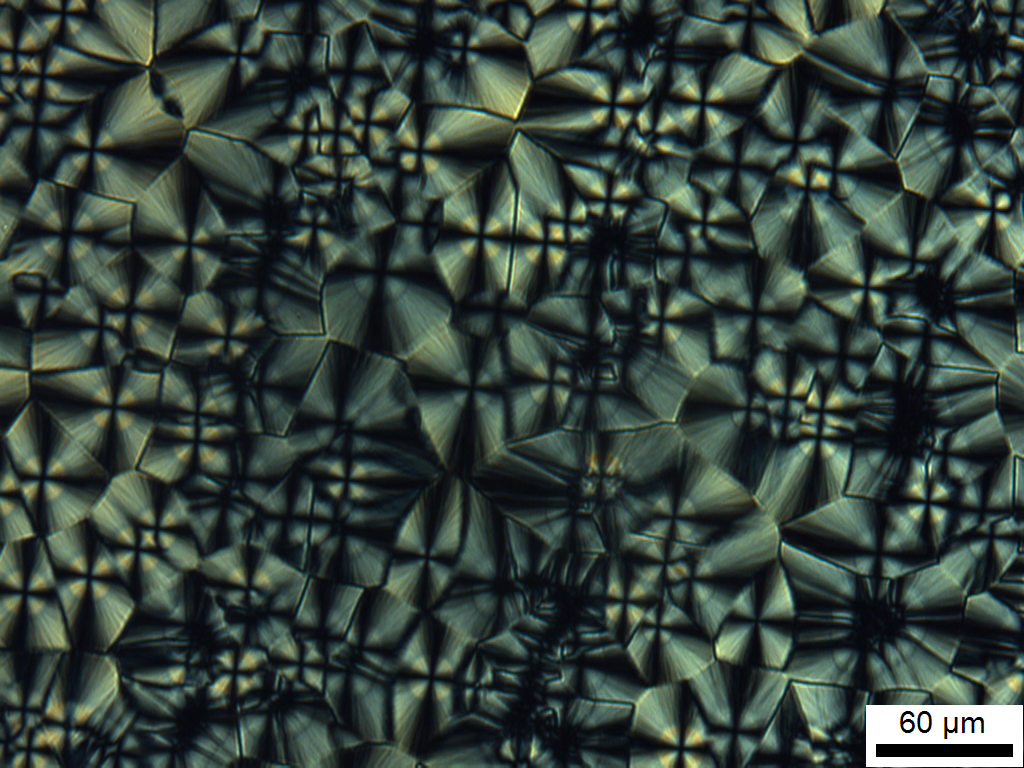
#> input picture tests/data/image_with_real_scale_bar.tif, 1024 x 768 px; its folder holds only this picture in this run
$ python -i preprocessing_old.py   (imports and definitions only)   (older library calls are emulated)
#> lines starting #> are read from the running program, lines starting #| are printed output that depends on the picture; after the words box and inside, x2 and y2 are one past the last pixel; in counts of white or black regions, pixels touching at a corner belong together
#> further down, picture is the input picture: shape (768, 1024, 3); mean B, G, R 59.8, 66.9, 53.6
"""
preprocessing_old.py

Legacy preprocessing module for preparing polarized optical microscopy (POM) images
for segmentation of semicrystalline polymer structures such as spherulites and
nucleation centers (e.g., Maltese crosses).

This module provides flexible image preprocessing and watershed marker generation
with extensive options for thresholding, contrast enhancement, edge detection, and
grain boundary identification.

Main Functionalities:
---------------------
1. preprocess_image:
   - Converts an input BGR image to grayscale
   - Optionally enhances local contrast using CLAHE
   - Applies Gaussian blur to reduce noise
   - Supports adaptive and global thresholding methods
   - Optionally integrates:
     - Canny edge detection
     - Gradient-based thresholding using the Laplacian
     - Morphological gradient for grain boundary detection

2. compute_markers:
   - Prepares marker seeds for watershed segmentation
   - Performs morphological filtering and distance transforms
   - Identifies sure foreground and background regions
   - Excludes regions below a minimum area threshold
   - Labels connected components for watershed input

Intended Use:
-------------
Primarily used for legacy experiments or comparison studies where
earlier versions of segmentation pipelines are required for benchmarking
against improved modules like `mask_generator.py`.

Typical Workflow:
-----------------
```python
from preprocessing import preprocessing_old

# Step 1: Preprocess POM image with optional features
binary_mask = preprocessing_old.preprocess_image(
    image=raw_image,
    enhance_contrast=True,
    use_edge_detection=True,
    detect_grain_boundaries=True
)

# Step 2: Generate markers for watershed segmentation
markers = preprocessing_old.compute_markers(binary_mask)
```

Dependencies:
-------------
- OpenCV (cv2)
- NumPy (np)

Returns:
--------
- Preprocessed binary masks (np.ndarray)
- Marker labels for watershed segmentation (np.ndarray)

#Author: Priyangika Pitawala
#Date: April 2025
"""

import cv2
import numpy as np


def preprocess_image(
    image: np.ndarray,
    blur_kernel=(5, 5),
    threshold_method=cv2.THRESH_BINARY,
    threshold_value=127,
    adaptive=False,
    block_size=11,
    C=2,
    use_edge_detection=False,
    edge_low_threshold=50,
    edge_high_threshold=150,
    use_gradient_thresholding=False,
    enhance_contrast=False,
    detect_grain_boundaries=False,
):
#> called with blur_kernel = (5, 5), threshold_method = 0, threshold_value = 127, adaptive = False, block_size = 11, C = 2, use_edge_detection = False, edge_low_threshold = 50
    gray_image = cv2.cvtColor(image, cv2.COLOR_BGR2GRAY)
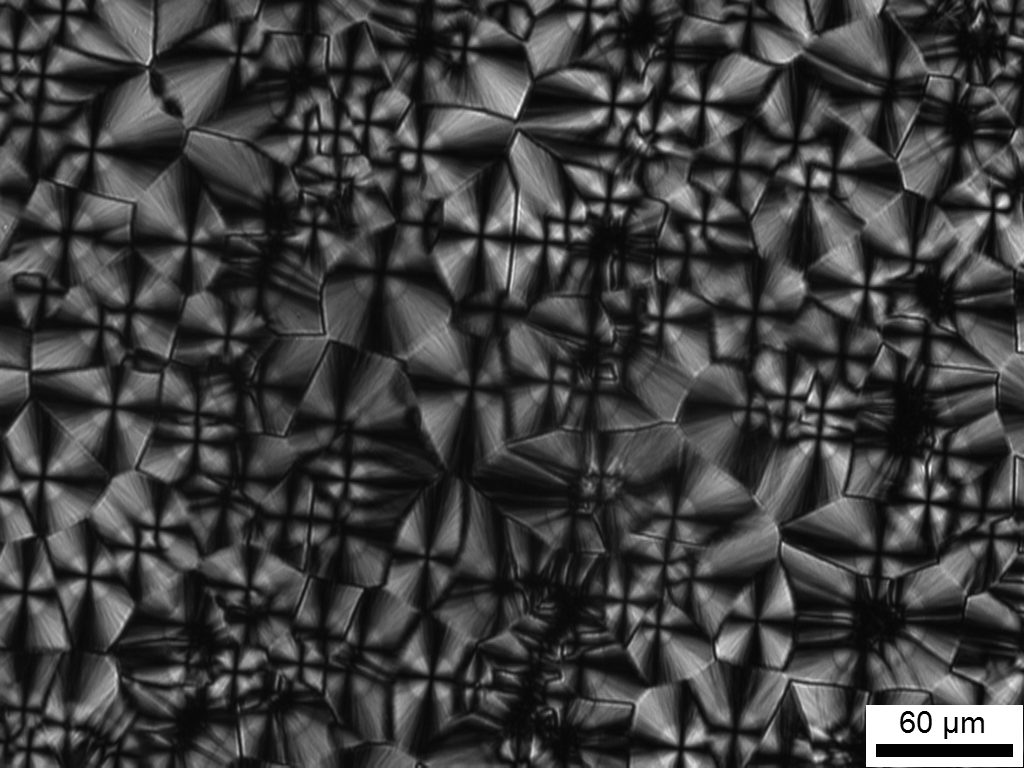
#> gray_image: shape (768, 1024); min 0, max 255, mean 62.1

    # Apply CLAHE for local contrast enhancement
    if enhance_contrast:
        clahe = cv2.createCLAHE(clipLimit=1.5, tileGridSize=(8, 8))
        gray_image = clahe.apply(gray_image)

    # Apply Gaussian Blur
    image_blur = cv2.GaussianBlur(gray_image, blur_kernel, 0)

    # Apply thresholding
    if adaptive:
        processed = cv2.adaptiveThreshold(
            image_blur,
            255,
            cv2.ADAPTIVE_THRESH_GAUSSIAN_C,
            threshold_method,
            block_size,
            C,
        )
    else:
        _, processed = cv2.threshold(image_blur, threshold_value, 255, threshold_method)
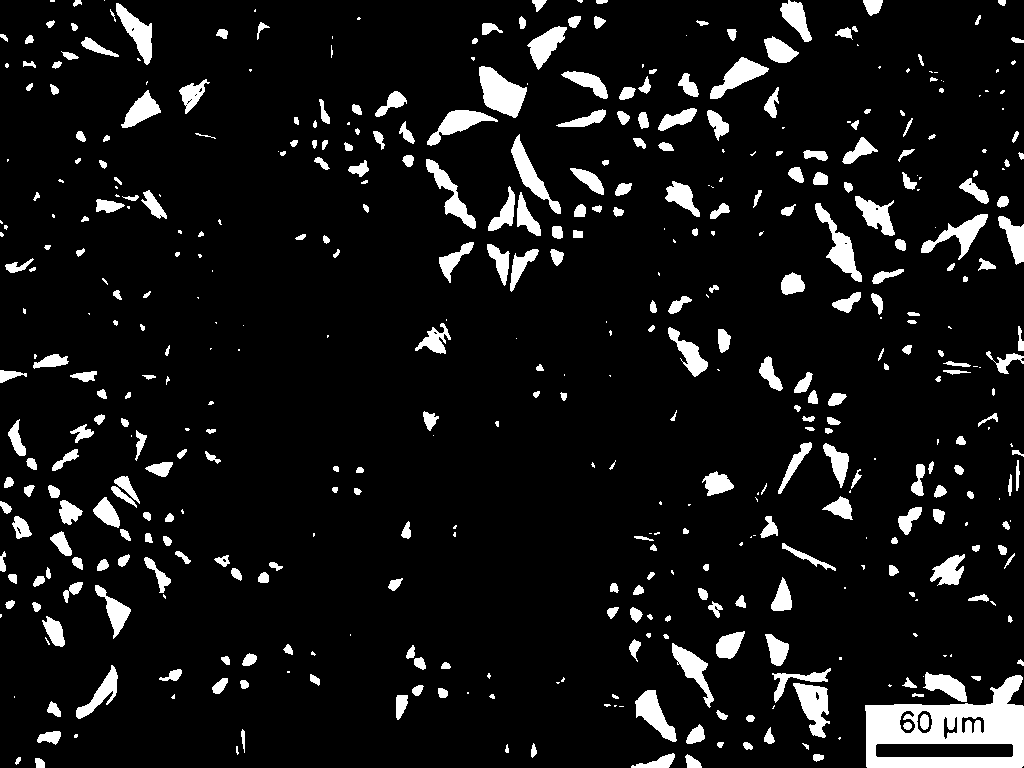
#> processed: shape (768, 1024); 8.4% white; 477 white regions (143 under 20 px), largest, box (x1, y1, x2, y2) and area: (865, 675, 1024, 768) 8041, (479, 66, 527, 118) 1491, (815, 203, 862, 282) 1117

    # Apply edge detection if enabled
    if use_edge_detection:
        edges = cv2.Canny(processed, edge_low_threshold, edge_high_threshold)
        processed = cv2.bitwise_or(
            processed, edges
        )  # Merge edges into thresholded image

    # Apply gradient-based thresholding if enabled
    if use_gradient_thresholding:
        gradient = cv2.Laplacian(processed, cv2.CV_64F)  # Compute Laplacian
        gradient = cv2.convertScaleAbs(gradient)  # Convert to 8-bit format
        processed = cv2.bitwise_or(processed, gradient)  # Merge with thresholded image

    # Apply grain boundary detection
    if detect_grain_boundaries:
        # Compute the morphological gradient (dilation - erosion) to highlight
        # grain boundaries
        kernel = np.ones((3, 3), np.uint8)
        grain_boundaries = cv2.morphologyEx(gray_image, cv2.MORPH_GRADIENT, kernel)
        processed = cv2.bitwise_or(
            processed, grain_boundaries
        )  # Merge grain boundaries with existing features

    return processed


# [42 lines left out: function compute_markers, not called in this run]

>>> import cv2
>>> picture = cv2.imread('../../tests/data/image_with_real_scale_bar.tif')
>>> result = preprocess_image(picture)

$ run again, on tests/data/test_POM_image.tif
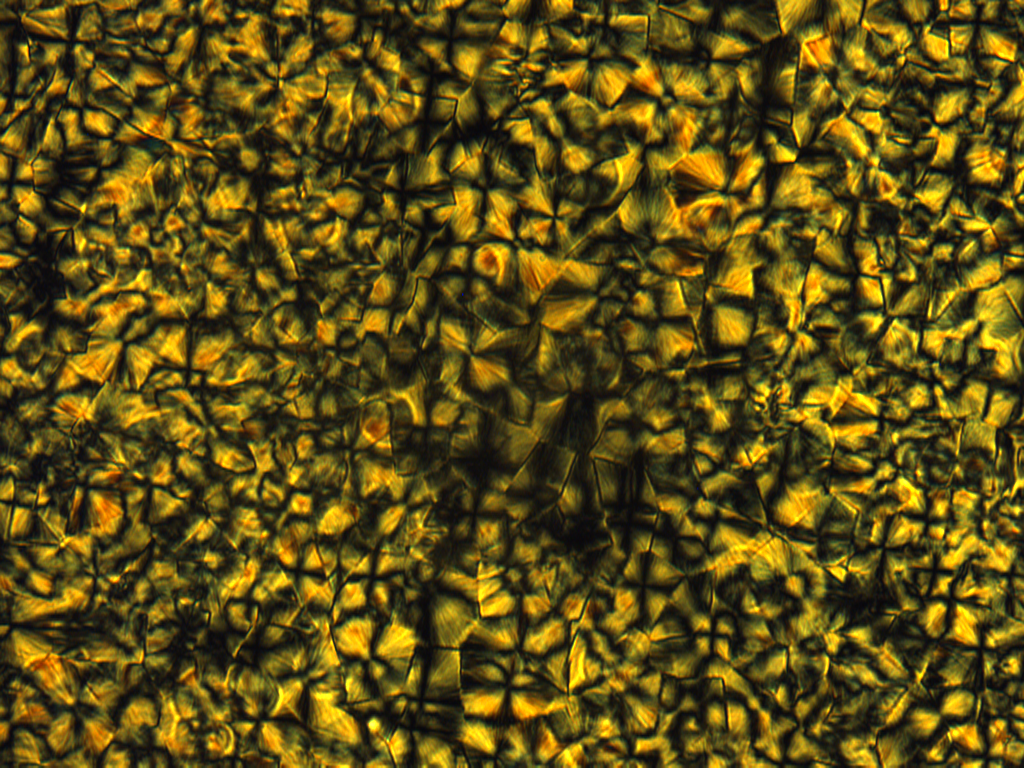
#> input picture tests/data/test_POM_image.tif, 1024 x 768 px
#> picture is the input picture: shape (768, 1024, 3); mean B, G, R 20.9, 78.5, 94.5
#> in preprocess_image, `gray_image = cv2.cvtColor(image, cv2.COLOR_BGR2GRAY)`:
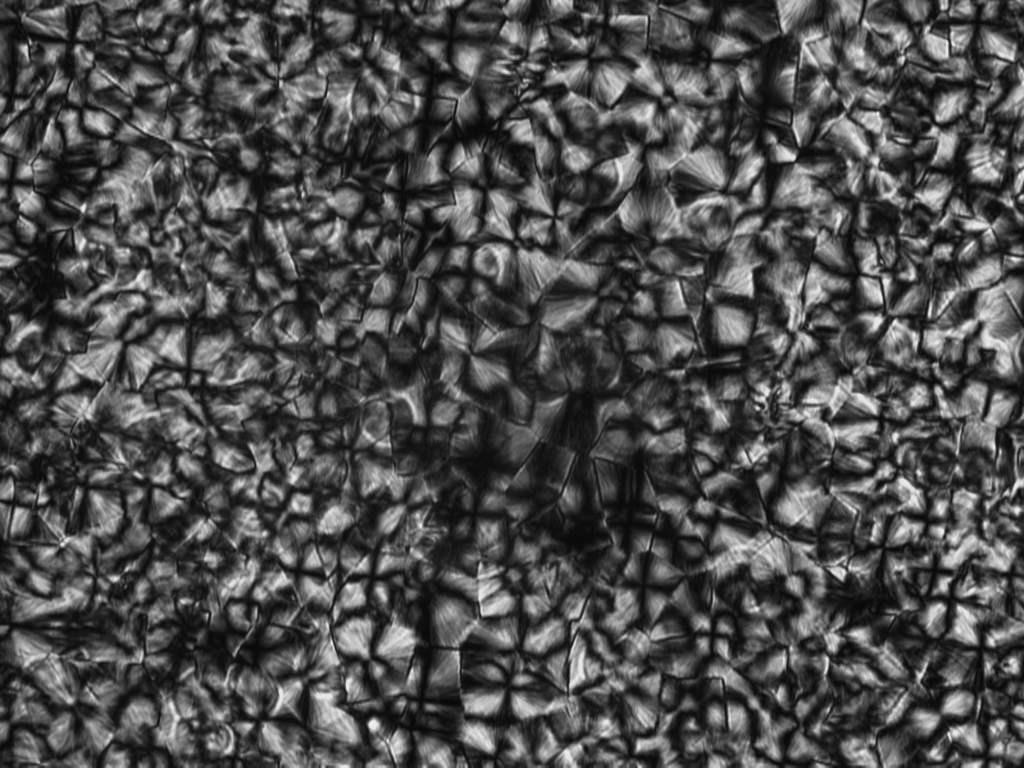
#> gray_image: shape (768, 1024); min 5, max 238, mean 76.7
#> in preprocess_image, `_, processed = cv2.threshold(image_blur, threshold_value, 255, thresho..`:
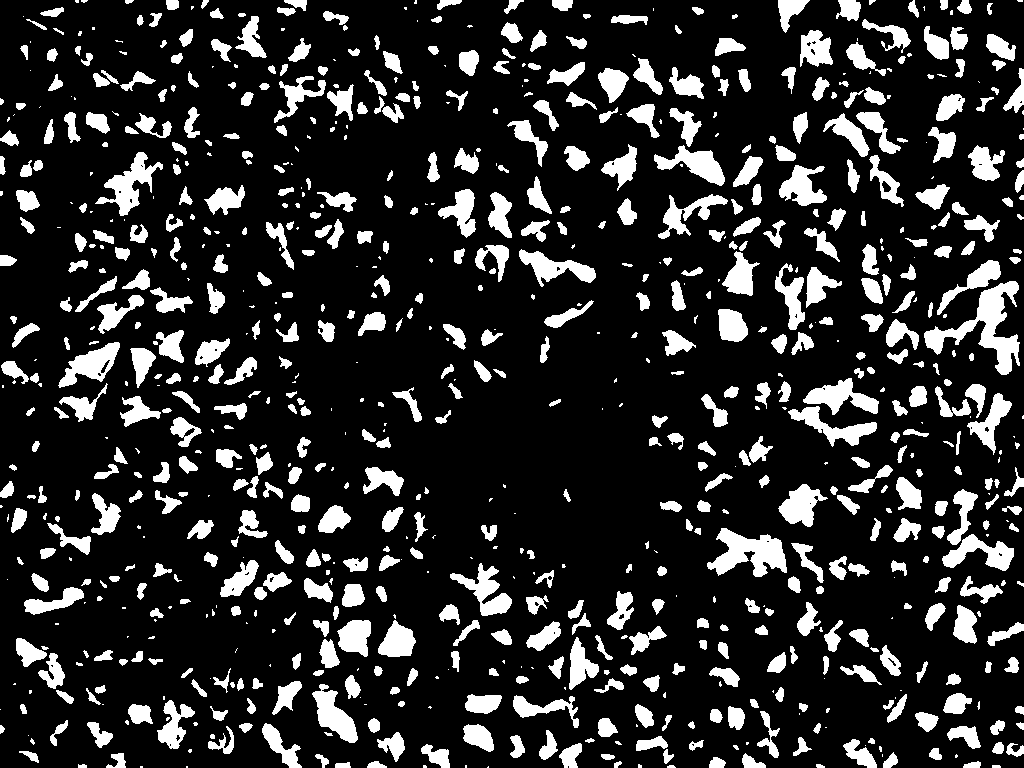
#> processed: shape (768, 1024); 17.1% white; 878 white regions (256 under 20 px), largest, box (x1, y1, x2, y2) and area: (924, 281, 1020, 375) 2884, (707, 528, 787, 577) 2119, (95, 152, 163, 216) 1480
